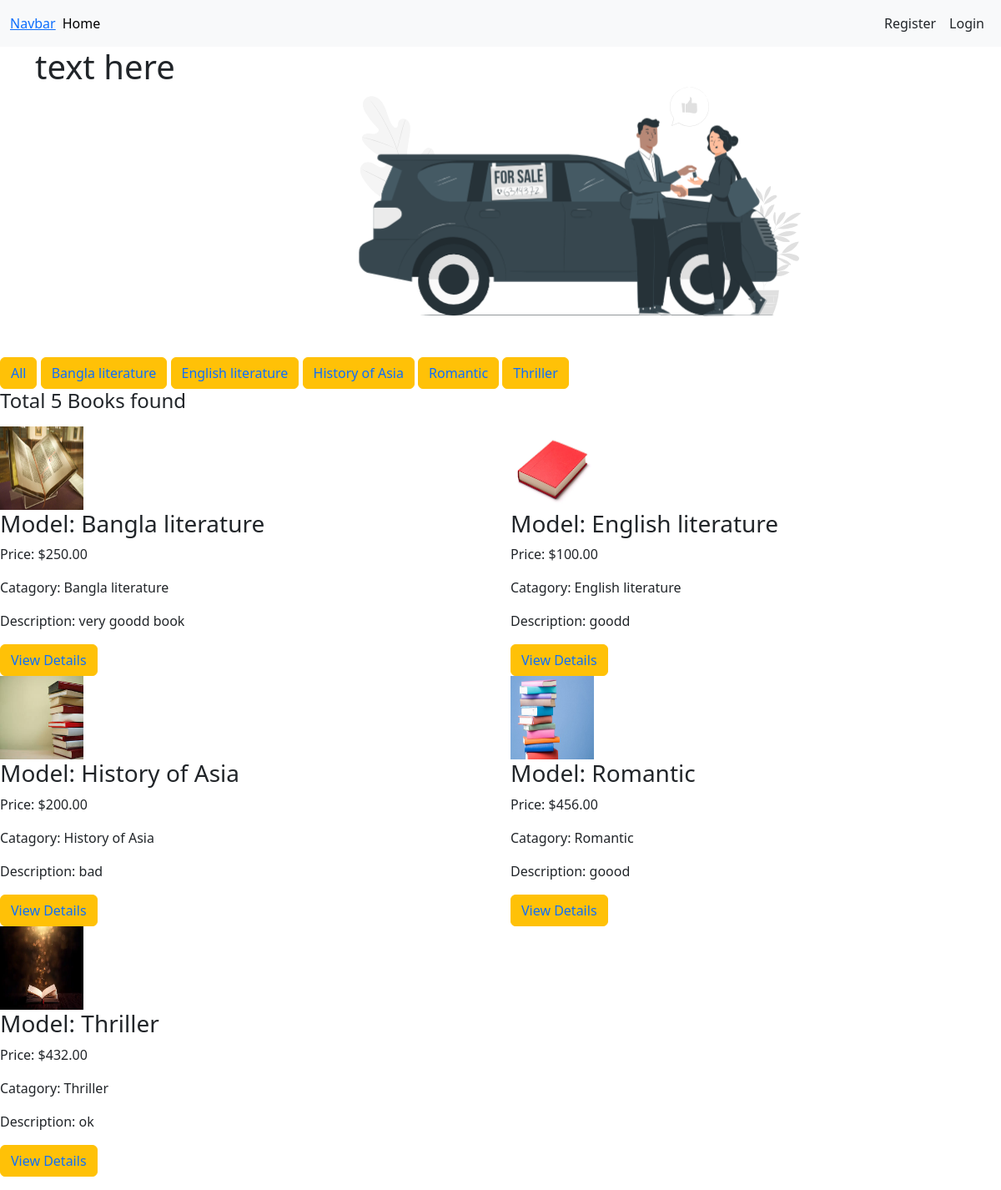
The page / on the database its author committed.
### first_app/models.py (models this page shows, shortened)
class Catagory(models.Model):
    name = models.CharField(max_length=50)
    slug = models.SlugField(max_length=50, unique=True, null=True, blank=True)
    def __str__(self):
        return self.name

class Book(models.Model):
    user = models.ForeignKey(User, on_delete=models.CASCADE, default=1)
    Catagory = models.ForeignKey(Catagory,on_delete = models.CASCADE)
    name = models.CharField(max_length=100)
    description = models.TextField()
    quantity = models.IntegerField(default=0)
    price = models.DecimalField(max_digits=10, decimal_places=2)
    image = models.ImageField(upload_to='uploads/', blank=True, null=True)

### first_app/views.py (the view)
# urls.py: path('', views.home, name='home'),
def home(request, Catagory_slug = None):
    Books = Book.objects.all()
    if Catagory_slug is not None:
        Catagorys = Catagory.objects.get(slug = Catagory_slug)
        Books = Book.objects.filter(Catagory = Catagorys)
    Catagorys = Catagory.objects.all()
    return render(request, 'home.html', {'Catagorys': Catagorys, 'Books': Books})

### templates/home.html (shortened to what this page needs)
{% extends "base.html" %}
{% block content %}
<div class="container d-flex">
    <div class='col-4'>
        <h1>text here</h1>
    </div>
    <div class='col-6'>
    </div>
</div>
<button type="button" class="btn btn-warning"><a href="{% url 'all_Books' %}" style="text-decoration: none;">All</a></button>
{% for Catagory in Catagorys %}
<button type="button" class="btn btn-warning"><a href='{% url "Catagory" Catagory.slug %}' style="text-decoration: none;">{{Catagory}}</a> </button>
{% endfor %}
<h4>Total {{Books | length}} Books found</h4>
<div class='d-flex row my-3'>
    {% for Book in Books %}
        <div class='col-6'>
            <img style='width:100px; height:100px' src="{{ Book.image.url }}" alt="{{ Book.name }}">
            <h3>Model: {{ Book.name }}</h3>
            <p>Price: ${{ Book.price }}</p>
            <p>Catagory: {{ Book.Catagory.name }}</p>
            <p>Description: {{Book.description}}</p>
            <button type="button" class="btn btn-warning"><a href="{% url 'bookDetails' Book.id %}" style="text-decoration: none;">View Details</a></button>
        </div>
    {% endfor %}
</div>
{% endblock content %}

### rows shown on the page
Catagory: name "Bangla literature"
Catagory: name "English literature"
Catagory: name "History of Asia"
Catagory: name "Romantic"
Catagory: name "Thriller"
Book: image (picture), name "Bangla literature", price "250.00", Catagory.name "Bangla literature", description "very goodd book"
Book: image (picture), name "English literature", price "100.00", Catagory.name "English literature", description "goodd"
Book: image (picture), name "History of Asia", price "200.00", Catagory.name "History of Asia", description "bad"
Book: image (picture), name "Romantic", price "456.00", Catagory.name "Romantic", description "goood"
Book: image (picture), name "Thriller", price "432.00", Catagory.name "Thriller", description "ok"

### other values the page prints
{{ Books | length }} "5"
